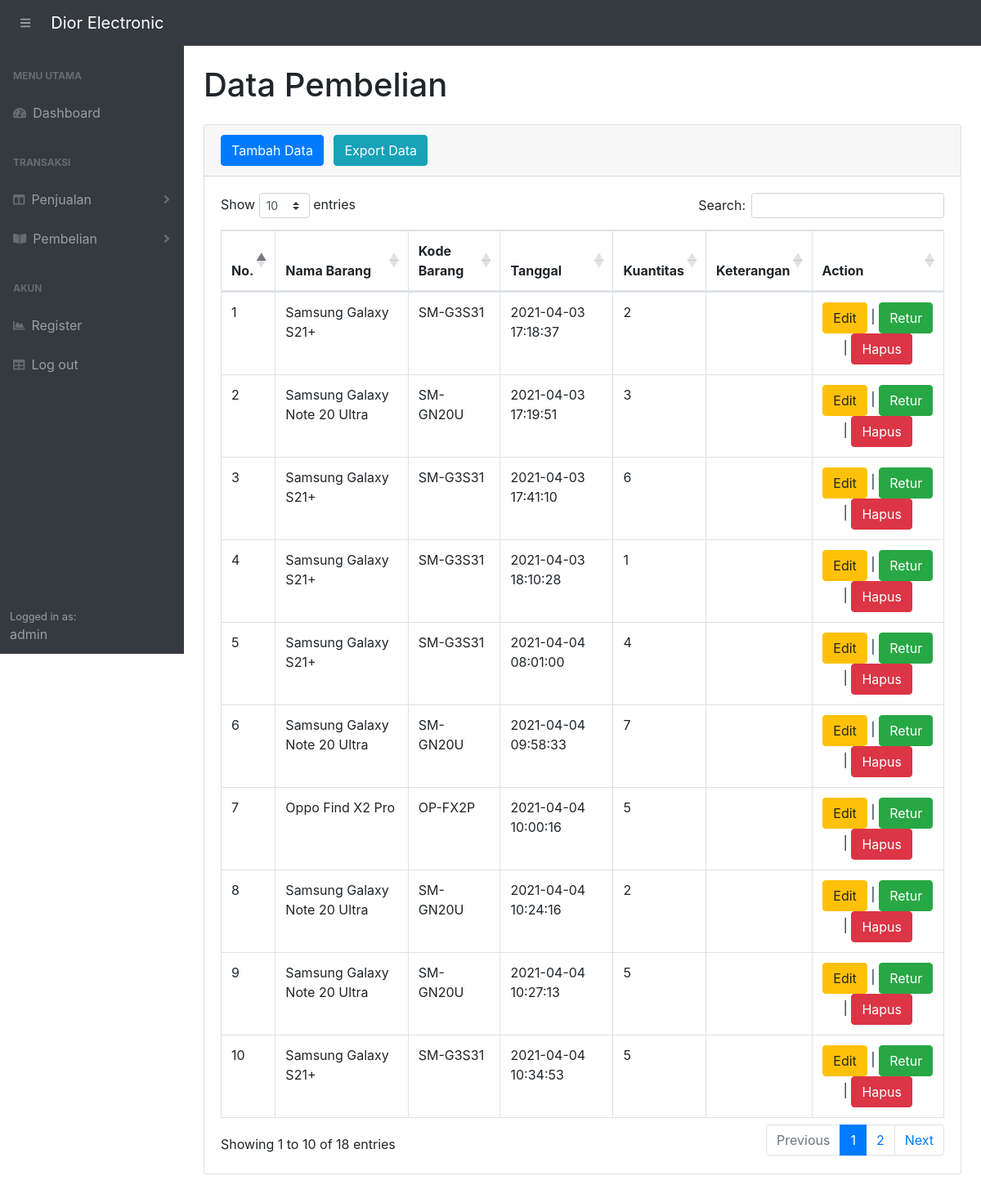
The app's page /stockbarangX/masuk.php (signed in) with its own data.
### tables this page shows
CREATE TABLE `masuk` (
  `idmasuk` int(11) NOT NULL,
  `idbarang` int(11) NOT NULL,
  `tanggal` timestamp NOT NULL DEFAULT current_timestamp(),
  `kuantitas` int(11) NOT NULL,
  `keterangan` varchar(200) NOT NULL
);

CREATE TABLE `stock` (
  `idbarang` int(11) NOT NULL,
  `namabarang` varchar(50) NOT NULL,
  `kdbarang` varchar(50) NOT NULL,
  `kuantitas` int(11) NOT NULL,
  `keterangan` varchar(200) NOT NULL
);

### stockbarangX/functions.php (called while the page is built, shortened)
<?php
$conn = mysqli_connect("localhost", "root", "", "stockbarang");
function query($query) {
    global $conn;
    $result = mysqli_query($conn, $query);
    $rows = [];
    while($row = mysqli_fetch_assoc($result)) {
        $rows[] = $row;
    }
    return $rows;
}
?>

### stockbarangX/masuk.php (the view, shortened to what this page needs)
<?php
require 'functions.php';
$query = "SELECT stock.idbarang, stock.namabarang, stock.kdbarang, masuk.idmasuk, masuk.tanggal, masuk.kuantitas, masuk.keterangan
            FROM stock INNER JOIN masuk ON stock.idbarang = masuk.idbarang;";
$rows = query($query);
?>
<!DOCTYPE html>
<html lang="en">
    <head>
        <link href="css/styles.css" rel="stylesheet" />
        <link href="https://cdn.datatables.net/1.10.20/css/dataTables.bootstrap4.min.css" rel="stylesheet" />
    </head>
    <body class="sb-nav-fixed">
        <nav class="sb-topnav navbar navbar-expand navbar-dark bg-dark bg-gradient">
            <button class="btn btn-link btn-sm order-1 order-lg-0 ml-3 shadow-none" id="sidebarToggle" href="#"><i class="fas fa-bars"></i></button>
            <a class="navbar-brand" href="index.php">Dior Electronic</a>
        </nav>
        <div id="layoutSidenav">
            <div id="layoutSidenav_nav">
                <nav class="sb-sidenav accordion sb-sidenav-dark bg-dark bg-gradient" id="sidenavAccordion">
                    <div class="sb-sidenav-menu">
                        <div class="nav">
                            <div class="sb-sidenav-menu-heading">Menu Utama</div>
                            <a class="nav-link" href="index.php">
                                <div class="sb-nav-link-icon"><i class="fas fa-tachometer-alt"></i></div>
                                Dashboard
                            </a>
                            <div class="sb-sidenav-menu-heading">Transaksi</div>
                            <a class="nav-link collapsed" href="#" data-toggle="collapse" data-target="#collapseLayouts" aria-expanded="false" aria-controls="collapseLayouts">
                                <div class="sb-nav-link-icon"><i class="fas fa-columns"></i></div>
                                Penjualan
                                <div class="sb-sidenav-collapse-arrow"><i class="fas fa-angle-down"></i></div>
                            </a>
                            <a class="nav-link collapsed" href="#" data-toggle="collapse" data-target="#collapsePages" aria-expanded="false" aria-controls="collapsePages">
                                <div class="sb-nav-link-icon"><i class="fas fa-book-open"></i></div>
                                Pembelian
                                <div class="sb-sidenav-collapse-arrow"><i class="fas fa-angle-down"></i></div>
                            </a>
                            <div class="sb-sidenav-menu-heading">Akun</div>
                            <a class="nav-link" href="register.php">
                                <div class="sb-nav-link-icon"><i class="fas fa-chart-area"></i></div>
                                Register
                            </a>
                            <a class="nav-link" href="logout.php">
                                <div class="sb-nav-link-icon"><i class="fas fa-table"></i></div>
                                Log out
                            </a>
                        </div>
                    </div>
                    <div class="sb-sidenav-footer">
                        <div class="small">Logged in as:</div>
                        <?= $_SESSION["username"]; ?>
                    </div>
                </nav>
            </div>
            <div id="layoutSidenav_content">
                <main>
                    <div class="container-fluid">
                        <h1 class="mt-4 mb-4">Data Pembelian</h1>
                        <div class="card mb-4">
                            <div class="card-header">
                                <button type="button" class="btn btn-primary" data-toggle="modal" data-target="#myModal">Tambah Data</button>
                                <a href="exportmasuk.php" class="btn btn-info ml-2">Export Data</a>
                            </div>
                            <div class="card-body">
                                <div class="table-responsive">
                                    <table class="table table-bordered" id="dataTable" width="100%" cellspacing="0">
                                        <thead>
                                            <tr>
                                                <th>No.</th>
                                                <th>Nama Barang</th>
                                                <th>Kode Barang</th>
                                                <th>Tanggal</th>
                                                <th>Kuantitas</th>
                                                <th>Keterangan</th>
                                                <th>Action</th>
                                            </tr>
                                        </thead>
                                        <tbody>
                                            <?php $i = 1; ?>
                                            <?php foreach($rows as $row):
                                                $idmasuk = $row["idmasuk"];
                                            ?>
                                                <tr>
                                                    <td><?=$i?></td>
                                                    <td><?=$row["namabarang"]?></td>
                                                    <td><?=$row["kdbarang"]?></td>
                                                    <td><?=$row["tanggal"]?></td>
                                                    <td><?=$row["kuantitas"]?></td>
                                                    <td><?=$row["keterangan"]?></td>
                                                    <td class="text-center">
                                                        <button type="button" class="btn btn-warning" data-toggle="modal" data-target="#editBarangMasuk<?=$idmasuk?>">Edit</button> |
                                                        <button type="button" class="btn btn-success" data-toggle="modal" data-target="#returBarangMasuk<?=$idmasuk?>">Retur</button> |
                                                        <button type="button" class="btn btn-danger" data-toggle="modal" data-target="#hapusBarangMasuk<?=$idmasuk?>">Hapus</button>
                                                    </td>
                                                </tr>
                                            <?php $i++; ?>
                                            <?php endforeach; ?>
                                        </tbody>
                                    </table>
                                </div>
                            </div>
                        </div>
                    </div>
                </main>
            </div>
        </div>
    </body>
</html>

### records on screen
masuk: idbarang.namabarang "Samsung Galaxy S21+", idbarang.kdbarang "SM-G3S31", tanggal "2021-04-03 17:18:37", kuantitas "2"
masuk: idbarang.namabarang "Samsung Galaxy Note 20 Ultra", idbarang.kdbarang "SM-GN20U", tanggal "2021-04-03 17:19:51", kuantitas "3"
masuk: idbarang.namabarang "Samsung Galaxy S21+", idbarang.kdbarang "SM-G3S31", tanggal "2021-04-03 17:41:10", kuantitas "6"
masuk: idbarang.namabarang "Samsung Galaxy S21+", idbarang.kdbarang "SM-G3S31", tanggal "2021-04-03 18:10:28", kuantitas "1"
masuk: idbarang.namabarang "Samsung Galaxy S21+", idbarang.kdbarang "SM-G3S31", tanggal "2021-04-04 08:01:00", kuantitas "4"
masuk: idbarang.namabarang "Samsung Galaxy Note 20 Ultra", idbarang.kdbarang "SM-GN20U", tanggal "2021-04-04 09:58:33", kuantitas "7"
masuk: idbarang.namabarang "Oppo Find X2 Pro", idbarang.kdbarang "OP-FX2P", tanggal "2021-04-04 10:00:16", kuantitas "5"
masuk: idbarang.namabarang "Samsung Galaxy Note 20 Ultra", idbarang.kdbarang "SM-GN20U", tanggal "2021-04-04 10:24:16", kuantitas "2"
masuk: idbarang.namabarang "Samsung Galaxy Note 20 Ultra", idbarang.kdbarang "SM-GN20U", tanggal "2021-04-04 10:27:13", kuantitas "5"
masuk: idbarang.namabarang "Samsung Galaxy S21+", idbarang.kdbarang "SM-G3S31", tanggal "2021-04-04 10:34:53", kuantitas "5"

### other values on screen
$_SESSION["username"] "admin"
